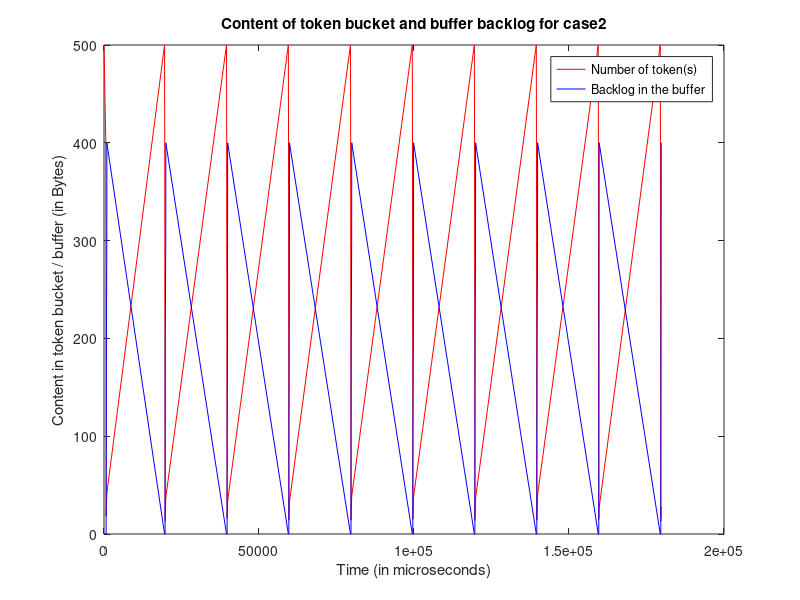

Source code (MATLAB):
clc; clear all;

[time_p2, packetsize_p2, bufferSize, noToken] = textread('bucket_n10small.txt', '%f %f %f %f');
i=1;
time2(i)=0;
buffer(i)=bufferSize(i);
%disp(buffer(i));
token(i)=noToken(i);
i=2;
while i<=100%length(packetsize_p2)
    time2(i)=time2(i-1)+time_p2(i);
    buffer(i)=bufferSize(i);
    token(i)=noToken(i);
    %disp(buffer(i));
    i=i+1;
end

%time2/1e6;



plot(time2,token,'-r',time2,buffer,'-b');
title('Content of token bucket and buffer backlog for case2');
xlabel('Time (in microseconds)');
ylabel('Content in token bucket / buffer (in Bytes)');
%xlim([0,2.1e6]);
%legend 
legend('Number of token(s)','Backlog in the buffer');